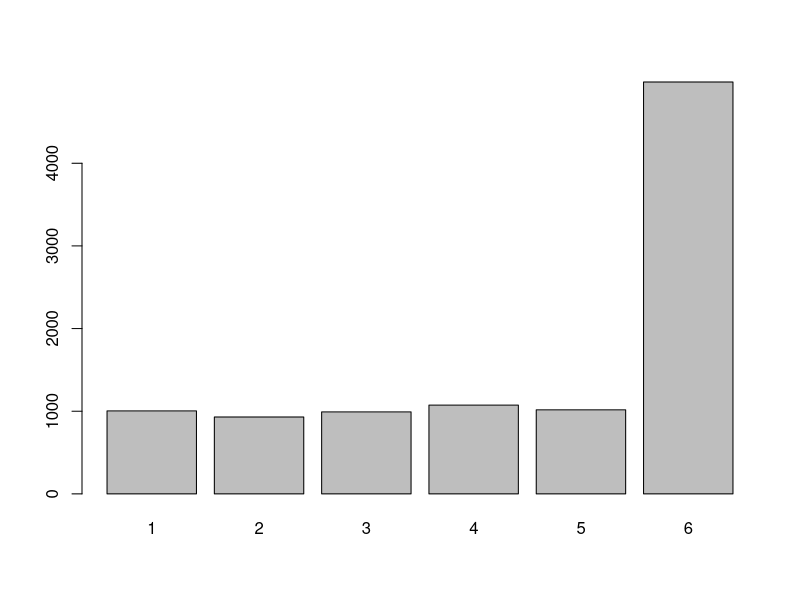
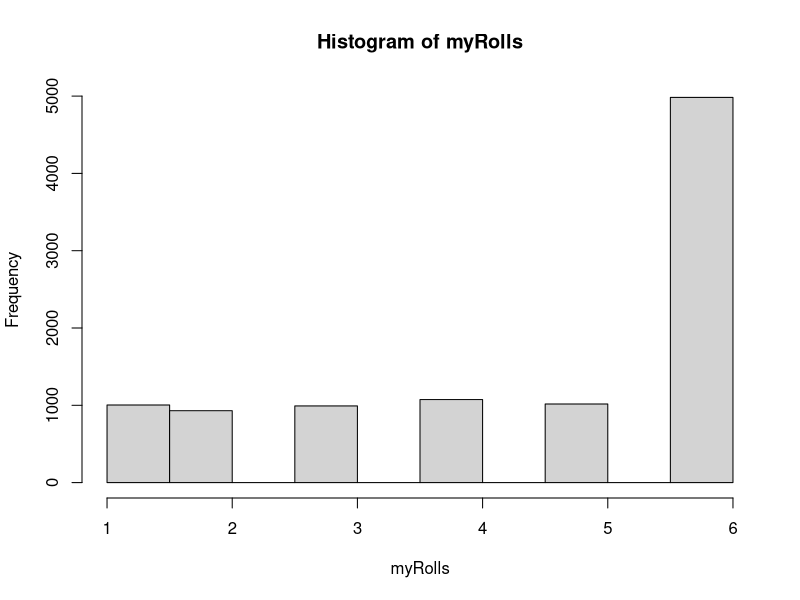
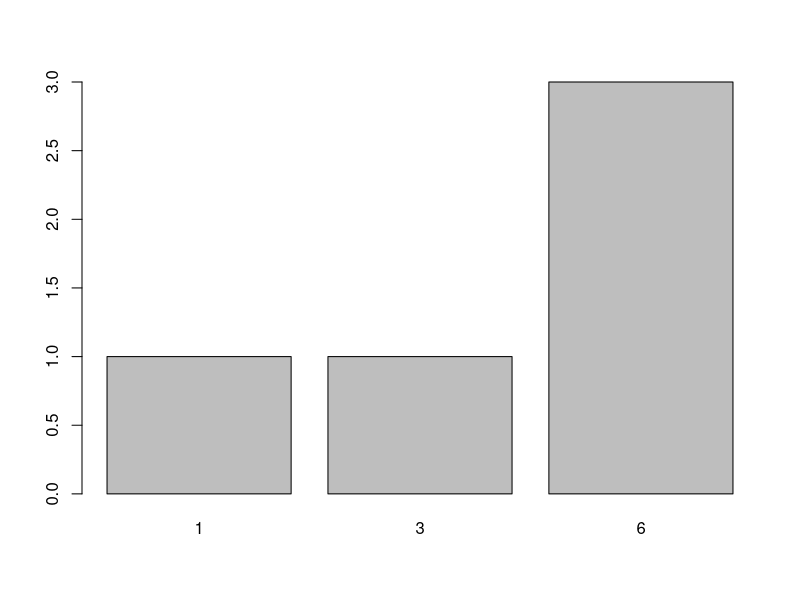
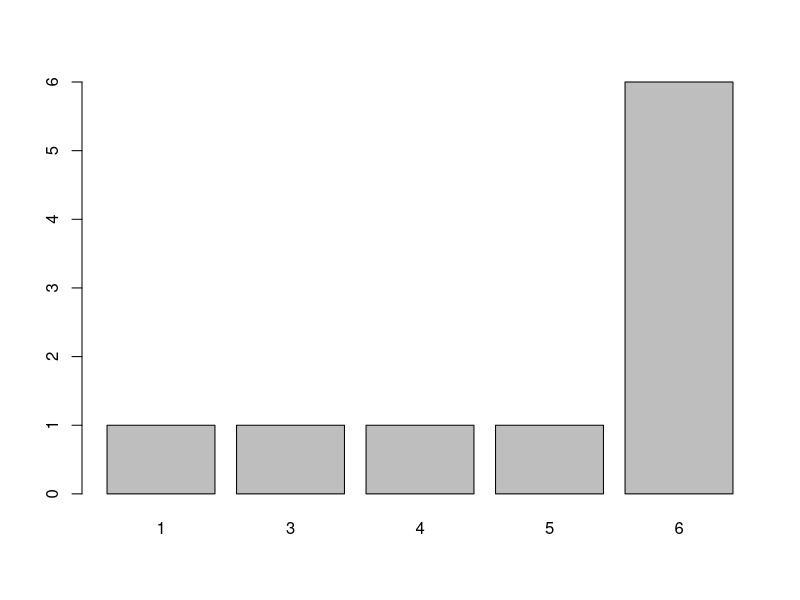
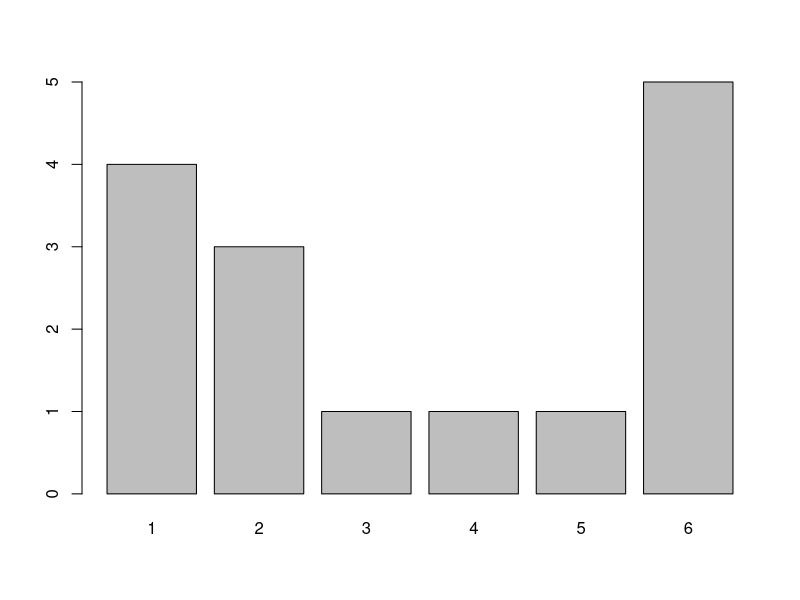
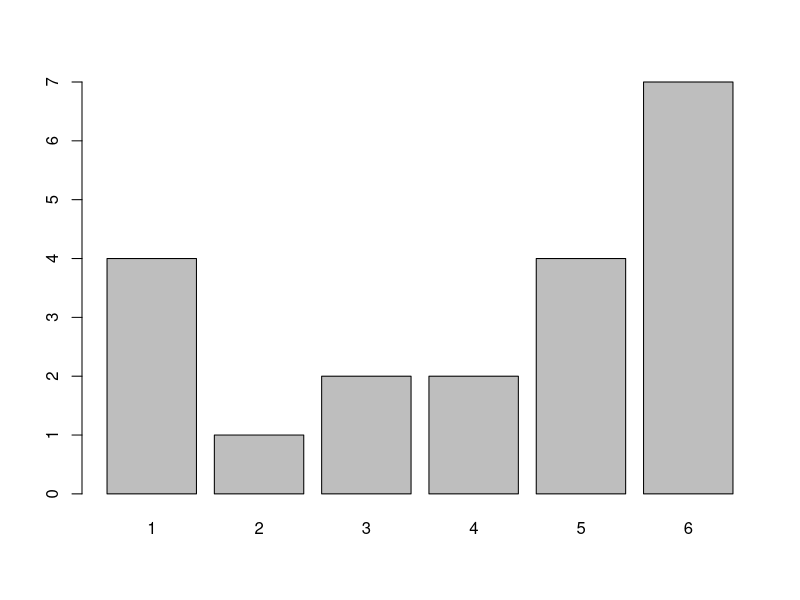
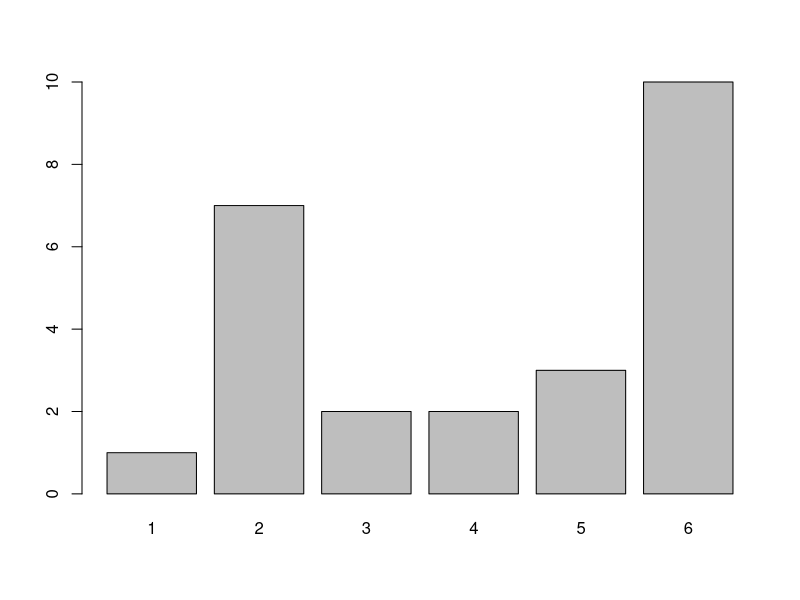
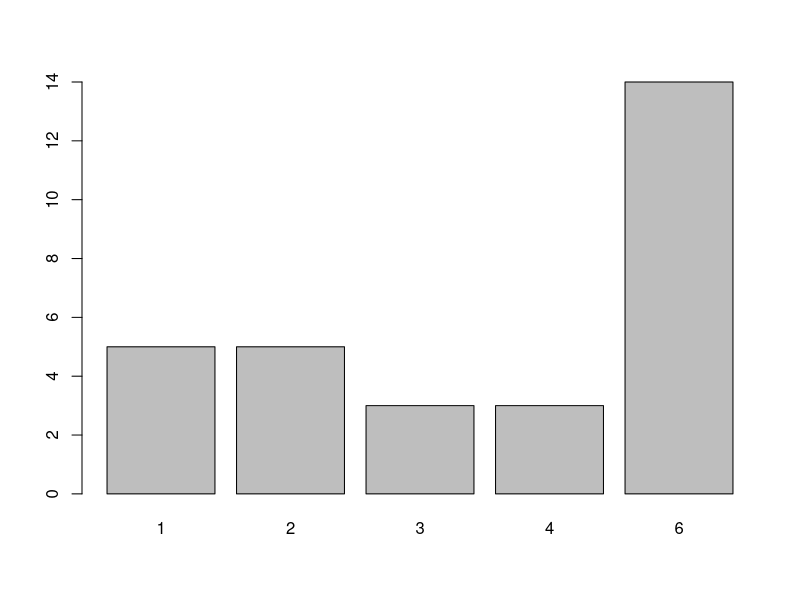

R code for these plots, in order:
# question 1
normalroll <- c(1,2,3,4,5,6)
loadedroll <-c(1,2,3,4,5,6,6,6,6,6)
m1 <- mean(loadedroll)
m2 <- var(loadedroll)
m3 <- var(normalroll)

#question 2
rollLoadedDie <- function(times) 
{
  loadedProbability <- c(.1,.1,.1,.1,.1,.5)
  x <- sample(1:6, size = times, replace=TRUE, prob = loadedProbability)
  barplot(table(x)) 
  return(x)
}


#question3
myRolls <-rollLoadedDie(10000)
hist(myRolls)


#question4
#Modify the code on Slide #58 of lecture #2 so that the means vs. trial size 
#plots are from the loaded die.  Generate these plots a few times.  How many rolls appear to be necessary to get convergence on 
#the expected values for the mean and variance?

trialSizes <- c(5,10,15,20,25,30,40,50,100,200,300,400,500,1000,2000,3000,4000,5000,10000,20000,30000,100000)
means <- vector(mode = "double", length = length(trialSizes))
variances <- vector(mode = "double", length = length(trialSizes))

for (i in 1:length(trialSizes))
{
  rolls <- vector(length = trialSizes[i], mode = "double")
  
  rolls <- rollLoadedDie(trialSizes[i])
  
  means[i] <- mean(rolls)
  variances[i] <- var(rolls)

}

plot(log10(trialSizes),means)
lines(log10(trialSizes), rep(4.5, length(trialSizes)))

plot(log10(trialSizes), variances)
lines(log10(trialSizes), rep(3.25,length(trialSizes)))

  
